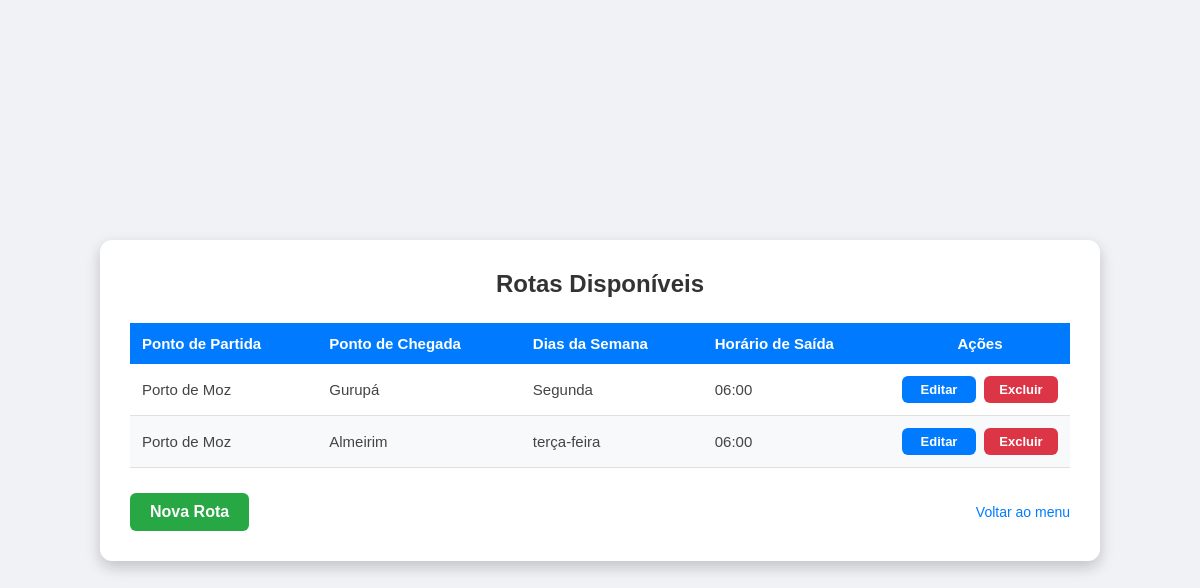
Page /usuario/rotas/ on the earlier database version.
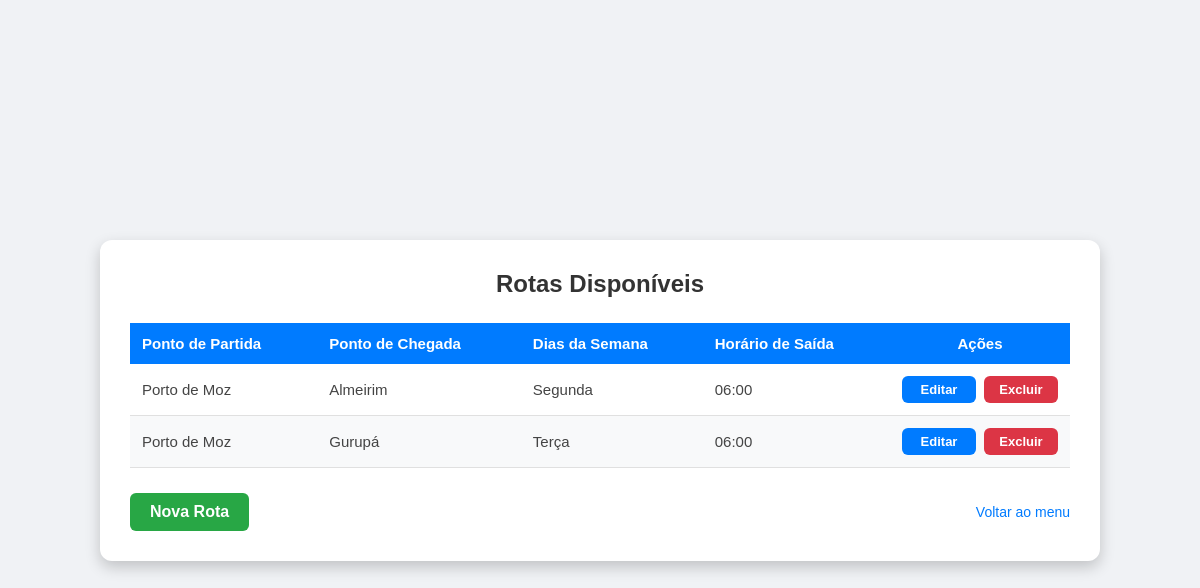
Same page on the later database version.
### Usuario/models.py (models this page shows, shortened)
class Rotas(models.Model):
    ponto_de_partida = models.CharField(max_length=100)
    ponto_de_chegada = models.CharField(max_length=100)
    dias_da_semana = models.CharField(max_length=50)
    horario_saida = models.TimeField()

### Usuario/views.py (the view)
# urls.py: path('rotas/', views.listar_rotas, name='listar_rotas'),
def listar_rotas(request):
    rotas = Rotas.objects.all()
    return render(request, "Usuario/listar_rotas.html", {"rotas": rotas})

### Usuario/templates/Usuario/listar_rotas.html (shortened to what this page needs)
{% load static %}
<link rel="stylesheet" href="{% static 'Usuario/css/estilo.css' %}">
<!DOCTYPE html>
<html lang="pt-br">
<head>
    <link rel="stylesheet" href="{% static 'Usuario/css/estilo.css' %}?v=13">
</head>
<body>
    <div class="caixa larga">
        <h1>Rotas Disponíveis</h1>
        <table>
            <thead>
                <tr>
                    <th>Ponto de Partida</th>
                    <th>Ponto de Chegada</th>
                    <th>Dias da Semana</th>
                    <th>Horário de Saída</th>
                    <th style="text-align: center; width: 180px;">Ações</th>
                </tr>
            </thead>
            <tbody>
                {% for rota in rotas %}
                <tr>
                    <td>{{ rota.ponto_de_partida }}</td>
                    <td>{{ rota.ponto_de_chegada }}</td>
                    <td>{{ rota.dias_da_semana }}</td>
                    <td>{{ rota.horario_saida|time:"H:i" }}</td>
                    <td>
                        <div style="display: flex; gap: 8px; justify-content: center;">
                            <a href="{% url 'editar_rota' rota.id %}" class="btn-acao btn-azul" style="padding: 6px 12px; font-size: 13px;">Editar</a>
                            <a href="{% url 'excluir_rota' rota.id %}" class="btn-acao btn-vermelho" style="padding: 6px 12px; font-size: 13px;" onclick="return confirm('Tem certeza que deseja excluir esta rota?');">Excluir</a>
                        </div>
                    </td>
                </tr>
                {% empty %}
                <tr>
                    <td colspan="5" class="sem-dados">Nenhuma rota cadastrada.</td>
                </tr>
                {% endfor %}
            </tbody>
        </table>
        <div class="rodape-botoes">
            <a href="{% url 'cadastrar_rotas' %}" class="btn-acao btn-verde" style="width: auto; padding: 10px 20px;">Nova Rota</a>
            <a href="{% url 'menu' %}" class="link-padrao" style="width: auto; margin: 0;">Voltar ao menu</a>
        </div>
    </div>
</body>
</html>

Differences in the rows shown:
removed Rotas: ponto_de_partida "Porto de Moz", ponto_de_chegada "Almeirim", dias_da_semana "terça-feira", horario_saida "06:00"
changed Rotas "Segunda": ponto_de_chegada "Gurupá" → "Almeirim"
added Rotas: ponto_de_partida "Porto de Moz", ponto_de_chegada "Gurupá", dias_da_semana "Terça", horario_saida "06:00"
